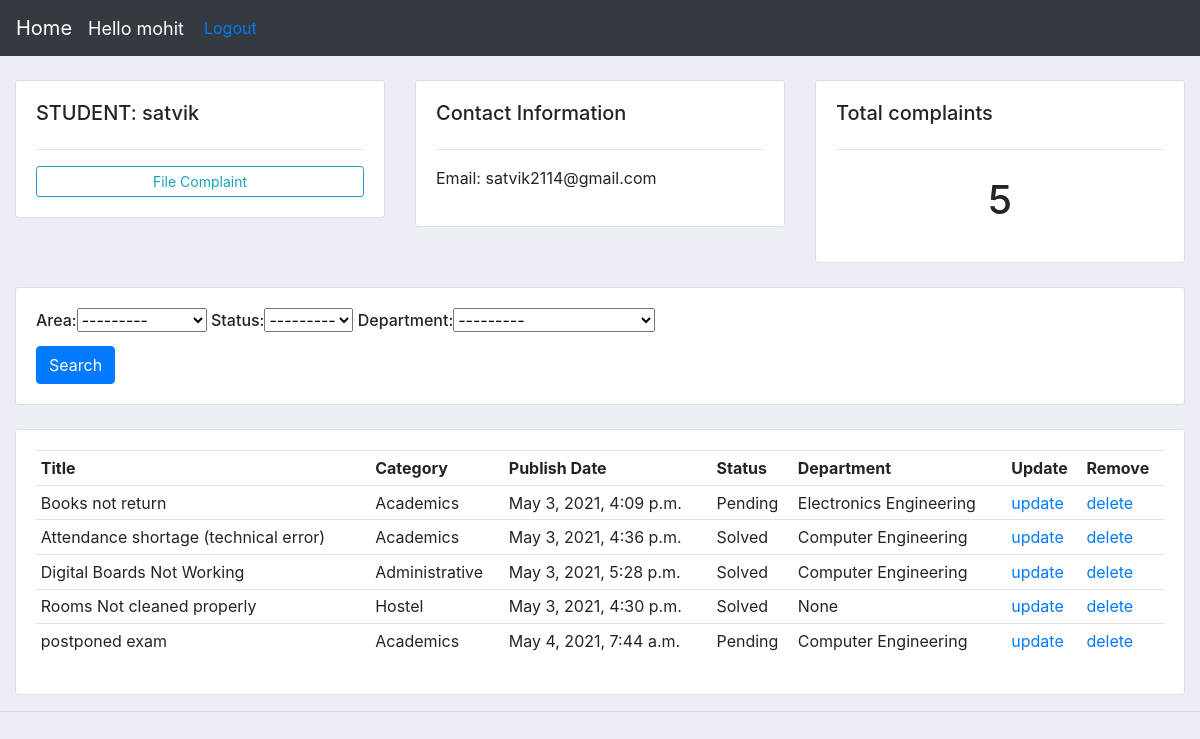
Screenshot of /student/5/ (signed in) with the database file from the repository.
### portal/models.py (models this page shows, shortened)
class Student(models.Model):
    user=models.OneToOneField(User,null=True,on_delete=models.CASCADE)
    name = models.CharField(max_length=200, null=True)
    phone = models.CharField(max_length=10, null=True)
    email = models.CharField(max_length=200, null=True,validators=[EmailValidator("Email is not valid")])
    date_created = models.DateTimeField(auto_now_add=True, null=True)

class Complaint(models.Model):
    title = models.CharField(max_length=200)
    Area_choices= (
        ('Hostel','Hostel'),
        ('Academics','Academics'),
        ('Administrative','Administrative'),
        ('N','none'),
    )
    area=models.CharField(max_length=25,choices=Area_choices,default='N')
    Department_choice=(
        ('Computer Engineering' ,'Computer Engineering'),
        ('Electronics Engineering','Electronics Engineering'),
        ('Electrical Engineering','Electrical Engineering'),
        ('Civil Engineering','Civil Engineering'),
        ('Information Technology','Information Technology'),
        ('None','None'),
    )
    STATUS=(
        ('Pending','Pending'),
        ('Solved','Solved'),
    )
    status=models.CharField(max_length=8,null=True,choices=STATUS,default='Pending')
    Department=models.CharField(max_length=35,choices=Department_choice,default='N')
    details = models.TextField(blank=True)
    pub_date = models.DateTimeField(auto_now=True)
    student=models.ForeignKey(Student,on_delete=models.SET_NULL,null=True)

### portal/views.py (the view)
# urls.py: path('student/<str:pk_test>/', views.students,name='student'),
@login_required(login_url='login')
def students(request, pk_test):
    student = Student.objects.get(id=pk_test)
    complaints = student.complaint_set.all()
    myFilter = ComplaintFilter(request.GET, queryset=complaints)
    complaints = myFilter.qs
    context = {
        'student': student,
        'complaints': complaints,
        'myFilter': myFilter
    }
    return render(request, 'student.html', context)

### templates/student.html
{%  extends 'main.html' %}
{% block content %}
	<br>
<div class="row">
	<div class="col-md">
		<div class="card card-body ">
			<h5>STUDENT: {{student.name}}</h5>
			<hr>
			<a class="btn btn-outline-info  btn-sm btn-block" href="{% url 'create_complaint' student.id %}">File Complaint</a>
		</div>
	</div>
	<div class="col-md">
		<div class="card card-body">
			<h5>Contact Information</h5>
			<hr>
			<p>Email: {{student.email}}</p>
		</div>
	</div>
	<div class="col-md">
		<div class="card card-body">
			<h5>Total complaints</h5>
			<hr>
			<h1 style="text-align: center;padding: 10px">{{complaints.count}}</h1>
		</div>
	</div>
</div>
<br>
<div class="row">
	<div class="col">
		<div class="card card-body">
			<form method="get">
				<h6 font='5'>{{myFilter.form}} </h6>
		    <button class="btn btn-primary" type="submit">Search</button>
		  </form>
		</div>
	</div>
</div>
<br>
<div class="row">
	<div class="col-md">
		<div class="card card-body">
			<table class="table table-sm">
				<tr>
					<th>Title</th>
					<th>Category</th>
					<th>Publish Date</th>
					<th>Status</th>
					<th>Department</th>
					<th>Update</th>
					<th>Remove</th>
				</tr>
				{% for complaint in complaints  %}
				<tr>
                 <td>{{complaint.title}}</td>
				 <td>{{complaint.area}}</td>
				 <td>{{complaint.pub_date}}</td>
				 <td>{{complaint.status}}</td>
				 <td>{{complaint.Department}}</td>
				 <td><a href="{% url 'update_complaint' complaint.id %}" class="href">update</a></td>
					<td><a href="{% url 'delete_complaint' complaint.id %}" class="href">delete</a></td>
				</tr>
				{% endfor %}
			</table>
		</div>
	</div>
</div>
{% endblock %}

### templates/navbar.html (shortened to what this page needs)
{% load static %}
<nav class="navbar navbar-expand-lg navbar-dark bg-dark">
    <a class="navbar-brand" href="{% url 'home2' %}">Home</a>
    <span class="hello-msg">Hello {{request.user}}</span>
    <span><a href="{% url 'logout' %}" class="href"> Logout</a></span>
  </nav>

### static/css/main.css (style rules this page uses)
body { background-color: #ebeff5; }

### templates/navbar.html (style rules this page uses)
.hello-msg { font-size:18px; color: #fff; margin-right:20px; }

### rows the page displays
Student: name "satvik", email "satvik2114@gmail.com"
Complaint: title "Books not return", area "Academics", pub_date "May 3, 2021, 4:09 p.m.", status "Pending", Department "Electronics Engineering"
Complaint: title "Attendance shortage (technical error)", area "Academics", pub_date "May 3, 2021, 4:36 p.m.", status "Solved", Department "Computer Engineering"
Complaint: title "Digital Boards Not Working", area "Administrative", pub_date "May 3, 2021, 5:28 p.m.", status "Solved", Department "Computer Engineering"
Complaint: title "Rooms Not cleaned properly", area "Hostel", pub_date "May 3, 2021, 4:30 p.m.", status "Solved", Department "None"
Complaint: title "postponed exam", area "Academics", pub_date "May 4, 2021, 7:44 a.m.", status "Pending", Department "Computer Engineering"

### other values shown
{{ request.user }} "mohit"
{{ complaints.count }} "5"
